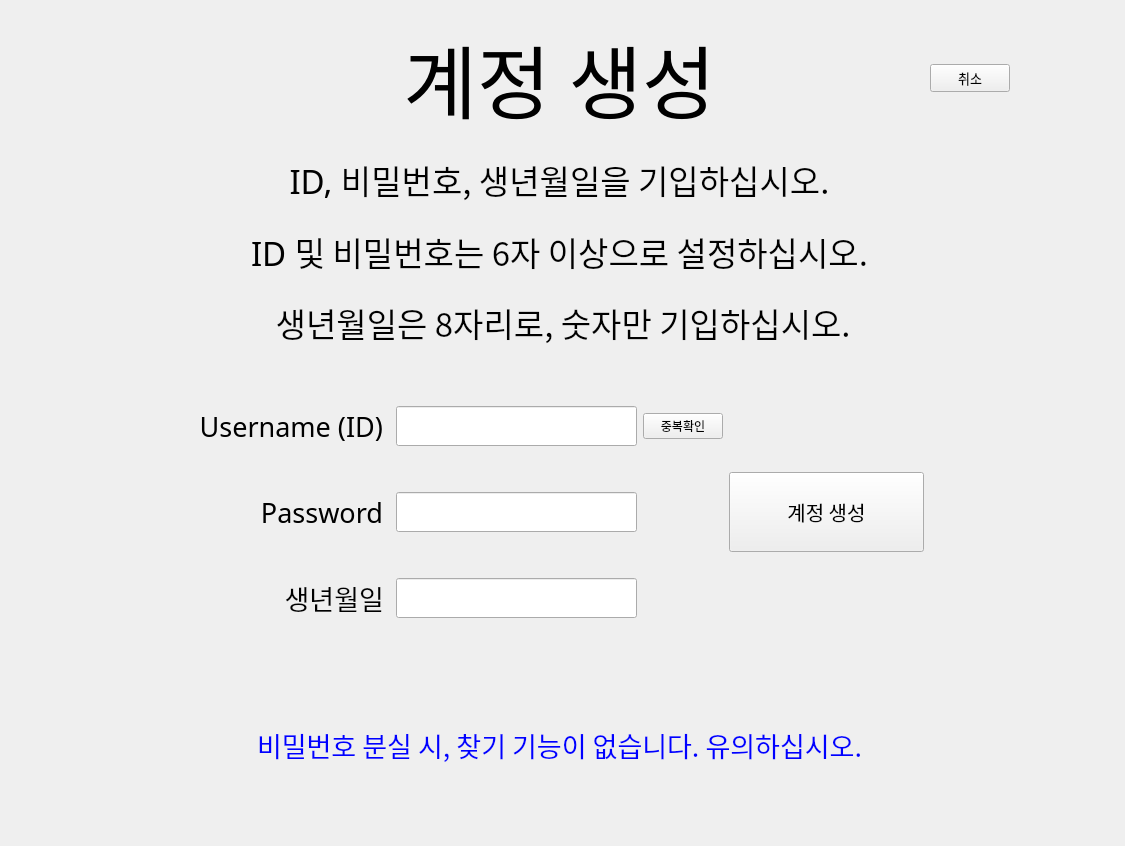
<?xml version="1.0" encoding="UTF-8"?>
<ui version="4.0">
 <class>MainWindow</class>
 <widget class="QMainWindow" name="MainWindow">
  <property name="windowModality">
   <enum>Qt::ApplicationModal</enum>
  </property>
  <property name="geometry">
   <rect>
    <x>0</x>
    <y>0</y>
    <width>1125</width>
    <height>846</height>
   </rect>
  </property>
  <property name="windowTitle">
   <string>YKHS Cafeteria KIOSK (alpha v1.0 / Last Updated 22.01.03)</string>
  </property>
  <widget class="QWidget" name="centralwidget">
   <layout class="QGridLayout" name="gridLayout_2">
    <property name="leftMargin">
     <number>0</number>
    </property>
    <property name="topMargin">
     <number>0</number>
    </property>
    <property name="rightMargin">
     <number>0</number>
    </property>
    <property name="bottomMargin">
     <number>0</number>
    </property>
    <property name="spacing">
     <number>6</number>
    </property>
    <item row="0" column="0">
     <layout class="QGridLayout" name="gridLayout" columnstretch="0,0,0,0,0,0,0">
      <property name="sizeConstraint">
       <enum>QLayout::SetDefaultConstraint</enum>
      </property>
      <property name="leftMargin">
       <number>0</number>
      </property>
      <property name="topMargin">
       <number>0</number>
      </property>
      <property name="rightMargin">
       <number>0</number>
      </property>
      <property name="bottomMargin">
       <number>0</number>
      </property>
      <property name="horizontalSpacing">
       <number>6</number>
      </property>
      <item row="8" column="1">
       <widget class="QLabel" name="inputbirth">
        <property name="font">
         <font>
          <family>맑은 고딕</family>
          <pointsize>20</pointsize>
          <weight>50</weight>
          <bold>false</bold>
         </font>
        </property>
        <property name="text">
         <string>생년월일 </string>
        </property>
        <property name="alignment">
         <set>Qt::AlignRight|Qt::AlignTrailing|Qt::AlignVCenter</set>
        </property>
        <property name="margin">
         <number>20</number>
        </property>
       </widget>
      </item>
      <item row="7" column="0">
       <spacer name="blank_0_5">
        <property name="orientation">
         <enum>Qt::Vertical</enum>
        </property>
        <property name="sizeType">
         <enum>QSizePolicy::Fixed</enum>
        </property>
        <property name="sizeHint" stdset="0">
         <size>
          <width>20</width>
          <height>80</height>
         </size>
        </property>
       </spacer>
      </item>
      <item row="9" column="0">
       <spacer name="blank_0_6">
        <property name="orientation">
         <enum>Qt::Vertical</enum>
        </property>
        <property name="sizeType">
         <enum>QSizePolicy::MinimumExpanding</enum>
        </property>
        <property name="sizeHint" stdset="0">
         <size>
          <width>20</width>
          <height>40</height>
         </size>
        </property>
       </spacer>
      </item>
      <item row="7" column="1">
       <widget class="QLabel" name="inputpasswd">
        <property name="font">
         <font>
          <family>맑은 고딕</family>
          <pointsize>20</pointsize>
          <weight>50</weight>
          <bold>false</bold>
         </font>
        </property>
        <property name="text">
         <string>Password </string>
        </property>
        <property name="alignment">
         <set>Qt::AlignRight|Qt::AlignTrailing|Qt::AlignVCenter</set>
        </property>
        <property name="margin">
         <number>20</number>
        </property>
       </widget>
      </item>
      <item row="2" column="0">
       <spacer name="blank_0_2">
        <property name="orientation">
         <enum>Qt::Vertical</enum>
        </property>
        <property name="sizeHint" stdset="0">
         <size>
          <width>20</width>
          <height>40</height>
         </size>
        </property>
       </spacer>
      </item>
      <item row="6" column="0">
       <spacer name="blank_0_4">
        <property name="orientation">
         <enum>Qt::Vertical</enum>
        </property>
        <property name="sizeType">
         <enum>QSizePolicy::Fixed</enum>
        </property>
        <property name="sizeHint" stdset="0">
         <size>
          <width>20</width>
          <height>80</height>
         </size>
        </property>
       </spacer>
      </item>
      <item row="6" column="2" colspan="2">
       <widget class="QLineEdit" name="f_inputid">
        <property name="sizePolicy">
         <sizepolicy hsizetype="Expanding" vsizetype="Fixed">
          <horstretch>0</horstretch>
          <verstretch>0</verstretch>
         </sizepolicy>
        </property>
        <property name="minimumSize">
         <size>
          <width>0</width>
          <height>40</height>
         </size>
        </property>
        <property name="font">
         <font>
          <family>맑은 고딕</family>
          <pointsize>13</pointsize>
         </font>
        </property>
       </widget>
      </item>
      <item row="8" column="2" colspan="2">
       <widget class="QLineEdit" name="f_inputbirth">
        <property name="minimumSize">
         <size>
          <width>0</width>
          <height>40</height>
         </size>
        </property>
        <property name="font">
         <font>
          <family>맑은 고딕</family>
          <pointsize>13</pointsize>
         </font>
        </property>
       </widget>
      </item>
      <item row="0" column="2">
       <spacer name="blank_2_0">
        <property name="orientation">
         <enum>Qt::Horizontal</enum>
        </property>
        <property name="sizeType">
         <enum>QSizePolicy::Fixed</enum>
        </property>
        <property name="sizeHint" stdset="0">
         <size>
          <width>40</width>
          <height>20</height>
         </size>
        </property>
       </spacer>
      </item>
      <item row="7" column="5">
       <widget class="QPushButton" name="CreateBtn">
        <property name="sizePolicy">
         <sizepolicy hsizetype="Minimum" vsizetype="Preferred">
          <horstretch>0</horstretch>
          <verstretch>0</verstretch>
         </sizepolicy>
        </property>
        <property name="font">
         <font>
          <family>맑은 고딕</family>
          <pointsize>15</pointsize>
          <weight>50</weight>
          <bold>false</bold>
         </font>
        </property>
        <property name="cursor">
         <cursorShape>PointingHandCursor</cursorShape>
        </property>
        <property name="text">
         <string>계정 생성</string>
        </property>
       </widget>
      </item>
      <item row="0" column="3">
       <spacer name="blank_3_0">
        <property name="orientation">
         <enum>Qt::Horizontal</enum>
        </property>
        <property name="sizeHint" stdset="0">
         <size>
          <width>40</width>
          <height>20</height>
         </size>
        </property>
       </spacer>
      </item>
      <item row="0" column="4">
       <spacer name="blank_4_0">
        <property name="orientation">
         <enum>Qt::Horizontal</enum>
        </property>
        <property name="sizeType">
         <enum>QSizePolicy::Fixed</enum>
        </property>
        <property name="sizeHint" stdset="0">
         <size>
          <width>40</width>
          <height>20</height>
         </size>
        </property>
       </spacer>
      </item>
      <item row="11" column="0">
       <spacer name="blank_0_8">
        <property name="orientation">
         <enum>Qt::Vertical</enum>
        </property>
        <property name="sizeType">
         <enum>QSizePolicy::MinimumExpanding</enum>
        </property>
        <property name="sizeHint" stdset="0">
         <size>
          <width>20</width>
          <height>40</height>
         </size>
        </property>
       </spacer>
      </item>
      <item row="0" column="1">
       <spacer name="blank_1_0">
        <property name="orientation">
         <enum>Qt::Horizontal</enum>
        </property>
        <property name="sizeHint" stdset="0">
         <size>
          <width>40</width>
          <height>20</height>
         </size>
        </property>
       </spacer>
      </item>
      <item row="0" column="0">
       <spacer name="blank_0_0">
        <property name="orientation">
         <enum>Qt::Horizontal</enum>
        </property>
        <property name="sizeHint" stdset="0">
         <size>
          <width>40</width>
          <height>20</height>
         </size>
        </property>
       </spacer>
      </item>
      <item row="7" column="2" colspan="2">
       <widget class="QLineEdit" name="f_inputpasswd">
        <property name="minimumSize">
         <size>
          <width>0</width>
          <height>40</height>
         </size>
        </property>
        <property name="font">
         <font>
          <family>맑은 고딕</family>
          <pointsize>13</pointsize>
         </font>
        </property>
        <property name="echoMode">
         <enum>QLineEdit::Password</enum>
        </property>
       </widget>
      </item>
      <item row="3" column="0" rowspan="2">
       <spacer name="blank_0_3">
        <property name="orientation">
         <enum>Qt::Vertical</enum>
        </property>
        <property name="sizeType">
         <enum>QSizePolicy::Fixed</enum>
        </property>
        <property name="sizeHint" stdset="0">
         <size>
          <width>20</width>
          <height>170</height>
         </size>
        </property>
       </spacer>
      </item>
      <item row="6" column="1">
       <widget class="QLabel" name="inputid">
        <property name="font">
         <font>
          <family>맑은 고딕</family>
          <pointsize>20</pointsize>
         </font>
        </property>
        <property name="text">
         <string>Username (ID) </string>
        </property>
        <property name="alignment">
         <set>Qt::AlignRight|Qt::AlignTrailing|Qt::AlignVCenter</set>
        </property>
        <property name="margin">
         <number>20</number>
        </property>
       </widget>
      </item>
      <item row="10" column="0">
       <spacer name="blank_0_7">
        <property name="orientation">
         <enum>Qt::Vertical</enum>
        </property>
        <property name="sizeType">
         <enum>QSizePolicy::Fixed</enum>
        </property>
        <property name="sizeHint" stdset="0">
         <size>
          <width>20</width>
          <height>80</height>
         </size>
        </property>
       </spacer>
      </item>
      <item row="1" column="0">
       <spacer name="blank_0_1">
        <property name="orientation">
         <enum>Qt::Vertical</enum>
        </property>
        <property name="sizeType">
         <enum>QSizePolicy::Fixed</enum>
        </property>
        <property name="sizeHint" stdset="0">
         <size>
          <width>20</width>
          <height>60</height>
         </size>
        </property>
       </spacer>
      </item>
      <item row="0" column="5">
       <spacer name="blank_5_0">
        <property name="orientation">
         <enum>Qt::Horizontal</enum>
        </property>
        <property name="sizeHint" stdset="0">
         <size>
          <width>40</width>
          <height>20</height>
         </size>
        </property>
       </spacer>
      </item>
      <item row="0" column="6">
       <spacer name="blank_4_1">
        <property name="orientation">
         <enum>Qt::Horizontal</enum>
        </property>
        <property name="sizeHint" stdset="0">
         <size>
          <width>30</width>
          <height>20</height>
         </size>
        </property>
       </spacer>
      </item>
      <item row="1" column="6">
       <widget class="QPushButton" name="CancelBtn">
        <property name="sizePolicy">
         <sizepolicy hsizetype="Fixed" vsizetype="Fixed">
          <horstretch>0</horstretch>
          <verstretch>0</verstretch>
         </sizepolicy>
        </property>
        <property name="font">
         <font>
          <family>맑은 고딕</family>
          <pointsize>10</pointsize>
         </font>
        </property>
        <property name="cursor">
         <cursorShape>PointingHandCursor</cursorShape>
        </property>
        <property name="text">
         <string>취소</string>
        </property>
       </widget>
      </item>
      <item row="10" column="1" colspan="5">
       <widget class="QLabel" name="title4">
        <property name="palette">
         <palette>
          <active>
           <colorrole role="WindowText">
            <brush brushstyle="SolidPattern">
             <color alpha="255">
              <red>0</red>
              <green>0</green>
              <blue>255</blue>
             </color>
            </brush>
           </colorrole>
          </active>
          <inactive>
           <colorrole role="WindowText">
            <brush brushstyle="SolidPattern">
             <color alpha="255">
              <red>0</red>
              <green>0</green>
              <blue>255</blue>
             </color>
            </brush>
           </colorrole>
          </inactive>
          <disabled>
           <colorrole role="WindowText">
            <brush brushstyle="SolidPattern">
             <color alpha="255">
              <red>120</red>
              <green>120</green>
              <blue>120</blue>
             </color>
            </brush>
           </colorrole>
          </disabled>
         </palette>
        </property>
        <property name="font">
         <font>
          <family>맑은 고딕</family>
          <pointsize>20</pointsize>
         </font>
        </property>
        <property name="text">
         <string>비밀번호 분실 시, 찾기 기능이 없습니다. 유의하십시오.</string>
        </property>
        <property name="alignment">
         <set>Qt::AlignCenter</set>
        </property>
       </widget>
      </item>
      <item row="8" column="0">
       <spacer name="blank_0_9">
        <property name="orientation">
         <enum>Qt::Vertical</enum>
        </property>
        <property name="sizeType">
         <enum>QSizePolicy::Fixed</enum>
        </property>
        <property name="sizeHint" stdset="0">
         <size>
          <width>20</width>
          <height>80</height>
         </size>
        </property>
       </spacer>
      </item>
      <item row="1" column="1" colspan="5">
       <widget class="QLabel" name="title1">
        <property name="font">
         <font>
          <family>맑은 고딕</family>
          <pointsize>60</pointsize>
         </font>
        </property>
        <property name="text">
         <string>계정 생성</string>
        </property>
        <property name="alignment">
         <set>Qt::AlignCenter</set>
        </property>
       </widget>
      </item>
      <item row="4" column="1" colspan="5">
       <widget class="QLabel" name="title3">
        <property name="sizePolicy">
         <sizepolicy hsizetype="Preferred" vsizetype="Preferred">
          <horstretch>0</horstretch>
          <verstretch>0</verstretch>
         </sizepolicy>
        </property>
        <property name="minimumSize">
         <size>
          <width>0</width>
          <height>70</height>
         </size>
        </property>
        <property name="font">
         <font>
          <family>맑은 고딕</family>
          <pointsize>25</pointsize>
         </font>
        </property>
        <property name="text">
         <string> 생년월일은 8자리로, 숫자만 기입하십시오.</string>
        </property>
        <property name="alignment">
         <set>Qt::AlignHCenter|Qt::AlignTop</set>
        </property>
        <property name="margin">
         <number>5</number>
        </property>
       </widget>
      </item>
      <item row="2" column="1" colspan="5">
       <widget class="QLabel" name="title2">
        <property name="sizePolicy">
         <sizepolicy hsizetype="Preferred" vsizetype="Preferred">
          <horstretch>0</horstretch>
          <verstretch>0</verstretch>
         </sizepolicy>
        </property>
        <property name="font">
         <font>
          <family>맑은 고딕</family>
          <pointsize>25</pointsize>
         </font>
        </property>
        <property name="text">
         <string>ID, 비밀번호, 생년월일을 기입하십시오.</string>
        </property>
        <property name="alignment">
         <set>Qt::AlignBottom|Qt::AlignHCenter</set>
        </property>
        <property name="margin">
         <number>10</number>
        </property>
       </widget>
      </item>
      <item row="6" column="4">
       <widget class="QPushButton" name="CheckBtn">
        <property name="text">
         <string>중복확인</string>
        </property>
       </widget>
      </item>
      <item row="3" column="1" colspan="5">
       <widget class="QLabel" name="title3_2">
        <property name="sizePolicy">
         <sizepolicy hsizetype="Preferred" vsizetype="Preferred">
          <horstretch>0</horstretch>
          <verstretch>0</verstretch>
         </sizepolicy>
        </property>
        <property name="minimumSize">
         <size>
          <width>0</width>
          <height>70</height>
         </size>
        </property>
        <property name="font">
         <font>
          <family>맑은 고딕</family>
          <pointsize>25</pointsize>
         </font>
        </property>
        <property name="text">
         <string>ID 및 비밀번호는 6자 이상으로 설정하십시오.</string>
        </property>
        <property name="alignment">
         <set>Qt::AlignCenter</set>
        </property>
        <property name="margin">
         <number>5</number>
        </property>
       </widget>
      </item>
     </layout>
    </item>
   </layout>
  </widget>
 </widget>
 <resources/>
 <connections/>
</ui>
